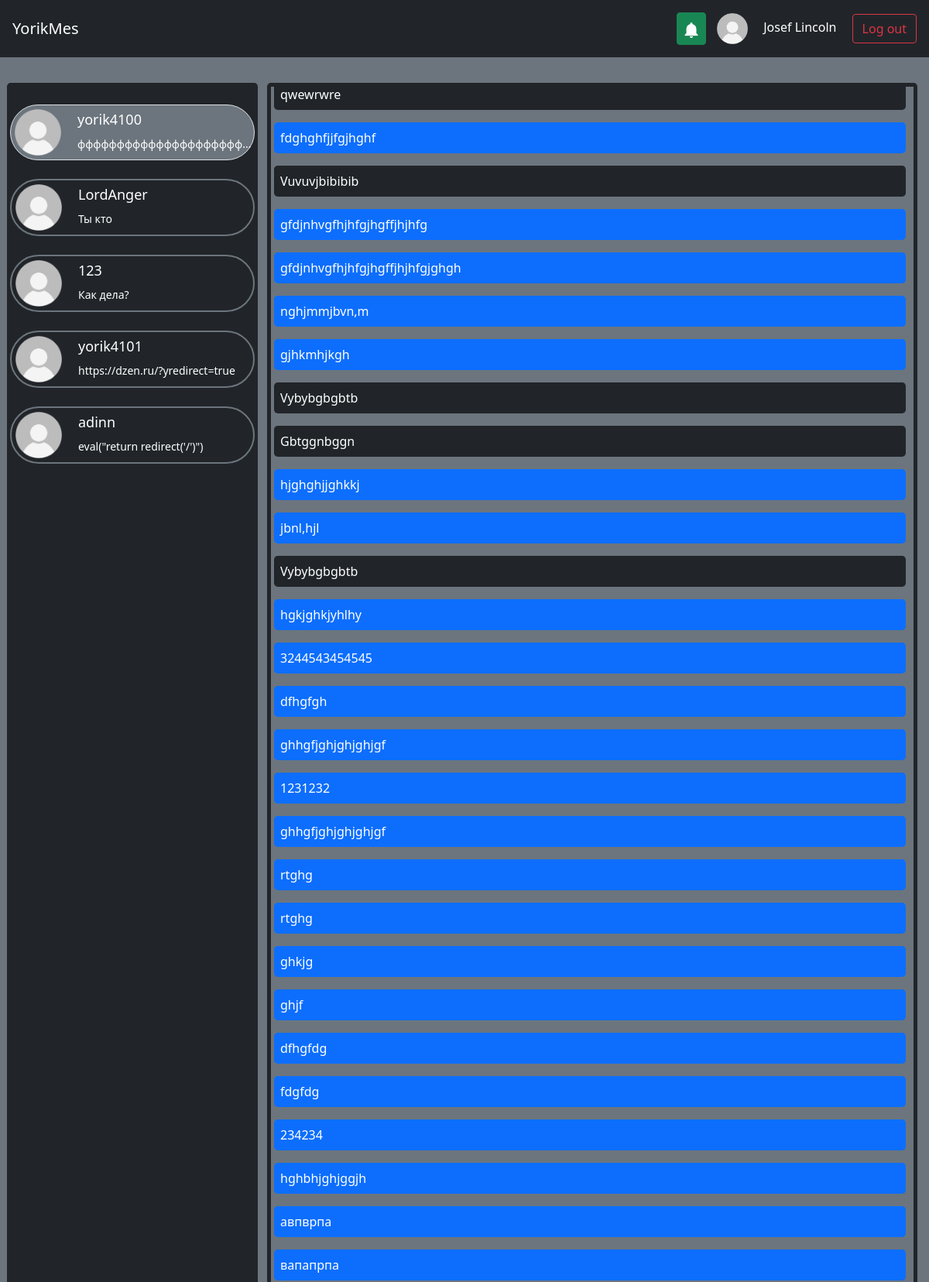
Page /chats/1 (signed in, upper part) on the committed database.
### db_scripts/data/users.py (models this page shows, shortened)
class User(SqlAlchemyBase, UserMixin, SerializerMixin):
    __tablename__ = 'users'
    id = sqlalchemy.Column(sqlalchemy.Integer,
                           primary_key=True, autoincrement=True)
    email = sqlalchemy.Column(sqlalchemy.String,
                              index=True, unique=True, nullable=True)
    nickname = sqlalchemy.Column(sqlalchemy.String, nullable=True)
    surname = sqlalchemy.Column(sqlalchemy.String, nullable=True)
    name = sqlalchemy.Column(sqlalchemy.String, nullable=True)
    age = sqlalchemy.Column(sqlalchemy.Integer, nullable=True)
    hashed_password = sqlalchemy.Column(sqlalchemy.String, nullable=True)
    modified_date = sqlalchemy.Column(sqlalchemy.DateTime,
                                      default=datetime.datetime.now)
    contacts = orm.relationship("Chat", back_populates='user')

### db_scripts/data/messages.py (models this page shows)
class Message(SqlAlchemyBase, SerializerMixin):
    __tablename__ = 'messages'
    id = sqlalchemy.Column(sqlalchemy.Integer,
                           primary_key=True, autoincrement=True)
    chat_id = sqlalchemy.Column(sqlalchemy.Integer, sqlalchemy.ForeignKey("chats.id"))
    text = sqlalchemy.Column(sqlalchemy.String, nullable=False)
    date_time = sqlalchemy.Column(sqlalchemy.DateTime, default=datetime.datetime.now())
    chat = orm.relationship('Chat')

### main.py (the view, shortened to what this page needs)
@app.route("/chats/<int:id>", methods=['GET', 'POST'])
def chat(id:int):
    visible_notif = all((request.args.get("visible_notif", type=bool, default=False), current_user.is_authenticated))
    db_sess = db_session.create_session()
    if current_user.is_authenticated:
        if db_sess.query(Chat).get(id).user_id != current_user.id:
            return redirect("/")
        contacts = list(map(lambda x: ContactCard(x), db_sess.query(Chat).filter(Chat.user_id == current_user.id).all()))
        chat = db_sess.query(Chat).get(id)
        forward = chat.messages if chat else []
        reverse = db_sess.query(Chat).filter(Chat.user_id == chat.contact,
                                             Chat.contact == chat.user_id).first()
        reverse = reverse.messages if reverse else []
        messages = list(sorted(forward + reverse, key=lambda x: x.date_time))
        notifications = list(map(lambda x: NoticeCard(x), db_sess.query(Notification).filter(Notification.user_id == current_user.id).all()))
        form = SendMessageForm()
        return render_template('chat.html', id=id, title="Chats",
                               contacts=contacts, messages=messages, notifications=notifications, chat_id=id,
                               user_id=current_user.id, form=form, notifications_default_visible=visible_notif)
    else:
        contacts = []
        notifications = []
    return render_template("index.html", title="Chats", contacts=contacts, notifications=notifications)

### db_scripts/db_session.py (called while the page is built)
def create_session() -> Session:
    global __factory
    return __factory()

### main.py (called while the page is built)
@login_manager.user_loader
def load_user(user_id):
    db_sess = db_session.create_session()
    return db_sess.query(User).get(user_id)

### templates/chat.html (shortened to what this page needs)
{% extends "index.html" %}
{% block chat %}
    {% for mess in messages %}
        {% if mess.chat.user_id == user_id %}
            <p class="bg-primary p-2 rounded-3" style="max-width: 68vw; word-break: break-word;
                   white-space: pre-wrap;
                   -moz-white-space: pre-wrap;">{{ mess.text }}</p>
        {% else %}
            <p class="bg-dark p-2 rounded-3" style="max-width: 68vw; word-break: break-word;
                   white-space: pre-wrap;
                   -moz-white-space: pre-wrap;">{{ mess.text }}</p>
        {% endif %}
    {% endfor %}
{% endblock %}

### templates/index.html (shortened to what this page needs)
{% extends "base.html" %}
{% block content %}
    {% if current_user.is_authenticated %}
        <div><table><tr>
            <td>
                <div class="scroll rounded-3">
                    {% for user in contacts %}
                        <a class="p-2 text-white" style="text-decoration: none;" href="/chats/{{ user.id }}">
                            {% if user.id == id %}
                            <div class="border p-1 bg-secondary rounded-pill">
                            {% else %}
                            <div class="border p-1 border-secondary border-2 rounded-pill">
                            {% endif %}
                                <table>
                                    <tr>
                                        <td rowspan="2">
                                            <img src="{{ url_for('static', filename='img/user-profile-icon.png') }}" width="60" height="60" alt="">
                                        </td>
                                        <td>
                                            <span class="p-1" style="margin-left: 15px; font-size: 18px;">{{ user.showed_name }}</span>
                                        </td>
                                    </tr>
                                    <tr>
                                        <td>
                                            <div class="p-1" style="margin-left: 15px; font-size: 14px;"
                                                  id="last_mess">{{ user.last_message }}</div>
                                        </td>
                                    </tr>
                                </table>
                            </div>
                        </a>
                    {% endfor %}
                </div>
            </td>
            <td>
                <div class="messages rounded-3 border border-dark border-5 bg-secondary" style="margin-left: 10px" id="autoscroll">
                    {% block chat %}Please, select a chat{% endblock %}
                </div>
            </td>
        </tr>
        </table></div><br>
    {% endif %}
{% endblock %}

### templates/base.html (shortened to what this page needs)
<!DOCTYPE html>
<html lang="en">
    <head>
        <link rel="stylesheet"
            href="https://cdn.jsdelivr.net/npm/bootstrap@5.0.0-beta1/dist/css/bootstrap.min.css"
>
    </head>
    <nav class="navbar navbar-dark bg-dark p-3">
        <a class="navbar-brand" href="/">YorikMes</a>
        {% if current_user.is_authenticated %}
            <div class="">
                <button class="btn btn-success opener p-2" type="button" aria-controls="modal-example" onclick="window['modal-example'].showModal()" style="margin-right: 10px;">
                    <img src="{{ url_for('static', filename='img/notification-bell.png') }}" width="20" height="20" alt="">
                </button>
                <img src="{{ url_for('static', filename='img/user-profile-icon.png') }}" width="40" height="40" alt="">
                <span class="text-white p-3" id="name_label">{% if current_user.surname %}{{ current_user.surname }}{% endif %} {{ current_user.name }}</span>
                <a class="btn btn-outline-danger" href="/logout">Log out</a>
            </div>
        {% else %}
            <div class="">
                <a class="btn btn-outline-success" href="/login">Log in</a>
                <a class="btn btn-primary" href="/register">Register</a>
            </div>
        {% endif %}
    </nav>
    <body class="bg-secondary">
        <main role="main" class="p-2 text-white">
            <br>
            <div>{% block content %}{% endblock %}</div>
        </main>
    </body>
</html>

### templates/index.html (style rules this page uses)
div.scroll { margin:4px, 4px; padding:4px; background-color: #212529; width: 27vw; height: 70vh; overflow-x: hidden; overflow-y: auto; text-align:justify; }
div.messages { margin:4px, 4px; padding:4px; width: 70vw; height: 70vh; overflow-x: hidden; overflow-y: auto; text-align:justify; }
#last_mess { white-space: nowrap; width: 20vw; overflow: hidden; text-overflow: ellipsis; }

### templates/base.html (style rules this page uses)
#name_label { white-space: nowrap; width: 300px; overflow: hidden; text-overflow: ellipsis; }

### rows in the picture
User: surname "Josef", name "Lincoln"
User: showed_name "yorik4100"
Message: last_message "ффффффффффффффффффффф…"
User: showed_name "LordAnger"
Message: last_message "Ты кто"
User: showed_name "123"
Message: last_message "Как дела?"
User: showed_name "yorik4101"
Message: last_message "https://dzen.ru/?yredirect=true"
User: showed_name "adinn"
Message: last_message "eval(\"return redirect('/')\")"
Message: text "qwewrwre"
Message: text "fdghghfjjfgjhghf"
Message: text "Vuvuvjbibibib"
Message: text "gfdjnhvgfhjhfgjhgffjhjhfg"
Message: text "gfdjnhvgfhjhfgjhgffjhjhfgjghgh"
Message: text "nghjmmjbvn,m"
Message: text "gjhkmhjkgh"
Message: text "Vybybgbgbtb"
Message: text "Gbtggnbggn"
Message: text "hjghghjjghkkj"
Message: text "jbnl,hjl"
Message: text "Vybybgbgbtb"
Message: text "hgkjghkjyhlhy"
Message: text "3244543454545"
Message: text "dfhgfgh"
Message: text "ghhgfjghjghjghjgf"
Message: text "1231232"
Message: text "ghhgfjghjghjghjgf"
Message: text "rtghg"
Message: text "rtghg"
Message: text "ghkjg"
Message: text "ghjf"
Message: text "dfhgfdg"
Message: text "fdgfdg"
Message: text "234234"
Message: text "hghbhjghjggjh"
Message: text "авпврпа"
Message: text "вапапрпа"
